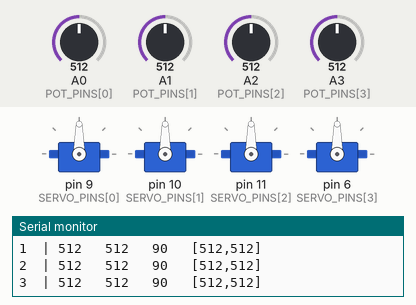
The sketch below on a simulated Arduino Uno, built with avr-gcc and run on an emulated ATmega328P. Shown: 4 × servo, the last lines printed to the serial monitor. The test bench sets the inputs (shaded band); at power-on: A0 (POT_PINS[0]) = 512, A1 (POT_PINS[1]) = 512, A2 (POT_PINS[2]) = 512, A3 (POT_PINS[3]) = 512.

Above: at 1.2 s.
1.3 s: A0 (POT_PINS[0]) set to 716
At 2.2 s:
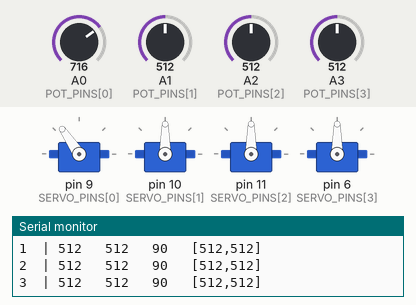
3.0 s: A1 (POT_PINS[1]) set to 992
At 4.3 s:
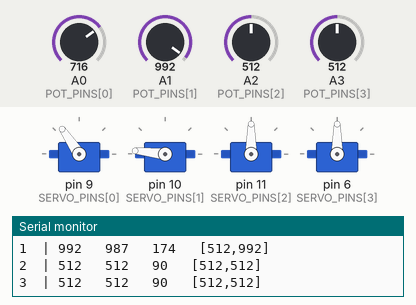
4.8 s: A2 (POT_PINS[2]) set to 30
At 5.9 s:
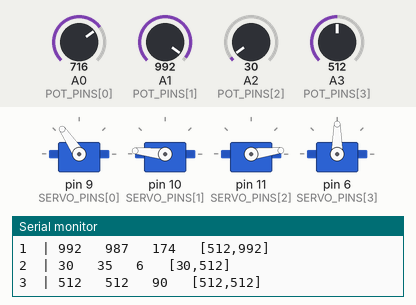
6.5 s: A3 (POT_PINS[3]) set to 716
At 7.0 s:
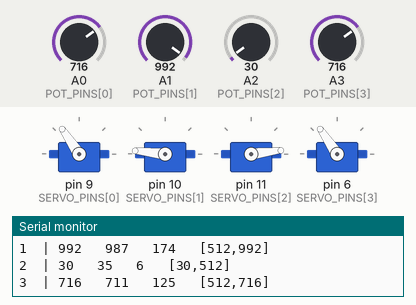
8.2 s: A0 (POT_PINS[0]) set to 534
At 9.4 s:
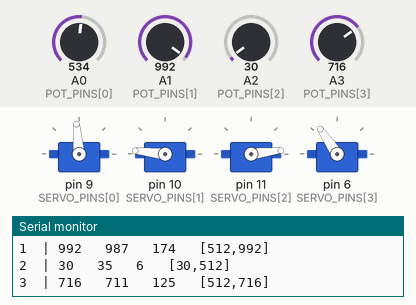
9.9 s: A3 (POT_PINS[3]) set to 534
At 10.9 s:
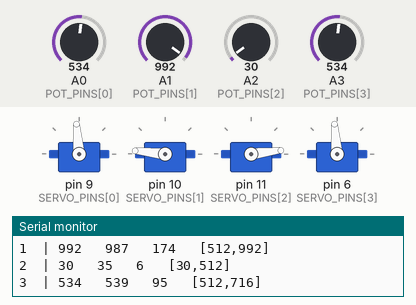
Timing chart, 0 to 12.6 s (numbered marks = the images above; inputs shaded):
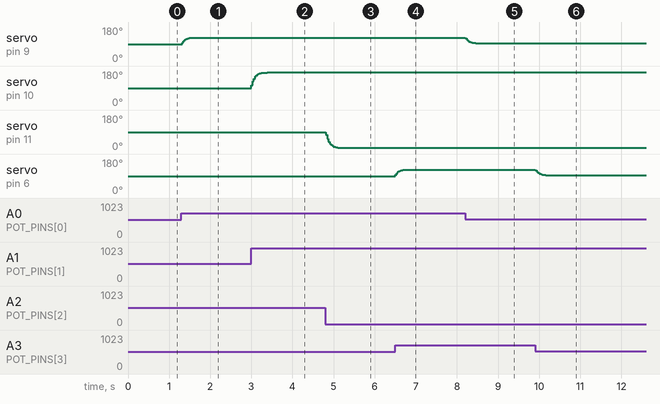

Measured:
- after the input at 1.3 s, servo on pin 9 (SERVO_PINS[0]): 90° → 124° at once
- after the input at 3.0 s, servo on pin 10 (SERVO_PINS[1]): moves from 90° to 174° over 0.39 s, starting at once
- after the input at 4.8 s, servo on pin 11 (SERVO_PINS[2]): moves from 90° to 7° over 0.29 s, starting at once
- after the input at 6.5 s, servo on pin 6 (SERVO_PINS[3]): 90° → 124° at once
- after the input at 8.2 s, servo on pin 9 (SERVO_PINS[0]): 124° → 97° at once, → 95° 0.25 s later
- after the input at 9.9 s, servo on pin 6 (SERVO_PINS[3]): 124° → 97° at once, → 95° 0.26 s later

The sketch:

robot_arm.ino
```cpp
#include <Servo.h>

/* ====== Configuración general ====== */
const uint8_t N_CHANNELS = 4;

/* Potes y servos por canal (ajusta si querés otros pines) */
const uint8_t POT_PINS[N_CHANNELS]   = {A0, A1, A2, A3};
const uint8_t SERVO_PINS[N_CHANNELS] = {9, 10, 11, 6};

/* ====== Calibración (puedes ajustar por canal si hace falta) ====== */
int RAW_MIN[N_CHANNELS] = {0, 0, 0, 0};
int RAW_MAX[N_CHANNELS] = {1020, 1020, 1020, 1020};

/* ====== Límites suaves del ángulo (evita topes mecánicos) ====== */
const int ANGLE_MIN[N_CHANNELS] = {0, 0, 0, 0};
const int ANGLE_MAX[N_CHANNELS] = {180, 180, 180, 180};

/* ====== Filtro EMA (exponencial) en enteros ======
   Alpha ≈ 1/6 es un buen compromiso: menos jitter sin lag excesivo.
*/
const int ALPHA_NUM = 1;
const int ALPHA_DEN = 6;

/* ====== Zona muerta (en grados) para evitar micro-movimientos ====== */
const int DEAD_DEG = 2;

/* ====== Tasas de actualización ====== */
const unsigned long UPDATE_PERIOD_MS = 15;   // ~66 Hz, acorde a servo
const unsigned long SERIAL_PERIOD_MS = 120;  // para no inundar Serial

/* ====== Pulsos del servo (usualmente no hace falta tocar) ====== */
const int SERVO_MIN_US = 544;
const int SERVO_MAX_US = 2400;

/* ====== Estado por canal ====== */
Servo servos[N_CHANNELS];
int32_t ema[N_CHANNELS];        // EMA en escala ADC
int lastAngle[N_CHANNELS];      // último ángulo escrito
int observedMin[N_CHANNELS];    // min observado (ayuda a calibrar)
int observedMax[N_CHANNELS];    // max observado (ayuda a calibrar)

unsigned long tUpdate = 0;
unsigned long tSerial = 0;

/* ---------- Utilidades ---------- */

// Mediana de 3 lecturas en un pin analógico
int readPotMedian3(uint8_t pin) {
  int a = analogRead(pin);
  int b = analogRead(pin);
  int c = analogRead(pin);

  int hi = (a > b) ? a : b;
  int lo = (a < b) ? a : b;
  if (c > hi) return hi;
  if (c < lo) return lo;
  return c;
}

// map con límites y protección división por cero
int mapConstrain(long x, long in_min, long in_max, long out_min, long out_max) {
  if (in_max == in_min) return (int)out_min;
  long y = (x - in_min) * (out_max - out_min) / (in_max - in_min) + out_min;
  if (y < out_min) y = out_min;
  if (y > out_max) y = out_max;
  return (int)y;
}

void setup() {
  Serial.begin(230400);

  for (uint8_t i = 0; i < N_CHANNELS; i++) {
    servos[i].attach(SERVO_PINS[i], SERVO_MIN_US, SERVO_MAX_US);

    int r0 = readPotMedian3(POT_PINS[i]); // inicializa EMA sin saltos
    ema[i] = r0;
    lastAngle[i] = -1000; // fuerza primera escritura

    observedMin[i] = 1020;
    observedMax[i] = 0;
  }

  tUpdate = millis();
  tSerial = millis();
}

void loop() {
  unsigned long now = millis();

  // ====== Control de servos (todos los canales) ======
  if (now - tUpdate >= UPDATE_PERIOD_MS) {
    tUpdate = now;

    for (uint8_t i = 0; i < N_CHANNELS; i++) {
      // 1) Lectura robusta
      int raw = readPotMedian3(POT_PINS[i]);

      // 2) Track min/max observados (para calibrar RAW_MIN/MAX luego)
      if (raw < observedMin[i]) observedMin[i] = raw;
      if (raw > observedMax[i]) observedMax[i] = raw;

      // 3) Filtro EMA entero
      ema[i] += ((int32_t)raw - ema[i]) * ALPHA_NUM / ALPHA_DEN;

      // 4) Mapeo a ángulo con límites suaves
      int angle = mapConstrain(ema[i], RAW_MIN[i], RAW_MAX[i], ANGLE_MIN[i], ANGLE_MAX[i]);

      // 5) Zona muerta y escritura condicional
      int diff = angle - lastAngle[i];
      if (diff < 0) diff = -diff;

      if (diff >= DEAD_DEG) {
        servos[i].write(angle);
        lastAngle[i] = angle;
      }
    }
  }

  // ====== Salida Serial resumida y con throttle ======
  if (now - tSerial >= SERIAL_PERIOD_MS) {
    tSerial = now;

    Serial.print(F("CH | raw  ema  deg  obs[min,max]\n"));
    for (uint8_t i = 0; i < N_CHANNELS; i++) {
      int emaInt = (int)ema[i];
      int angleNow = mapConstrain(emaInt, RAW_MIN[i], RAW_MAX[i], ANGLE_MIN[i], ANGLE_MAX[i]);

      // Lectura rápida directa para mostrar (no filtrada)
      int rawQuick = analogRead(POT_PINS[i]);

      Serial.print(i); Serial.print(F("  | "));
      Serial.print(rawQuick); Serial.print(F("   "));
      Serial.print(emaInt);   Serial.print(F("   "));
      Serial.print(angleNow); Serial.print(F("   ["));
      Serial.print(observedMin[i]); Serial.print(F(","));
      Serial.print(observedMax[i]); Serial.println(F("]"));
    }
    Serial.println();
  }
}
```
